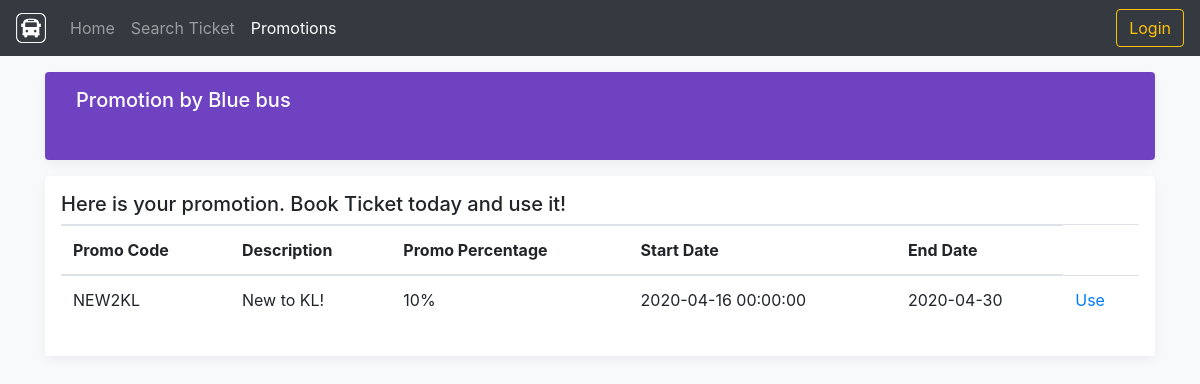
Page /promotion.php on the earlier database version.
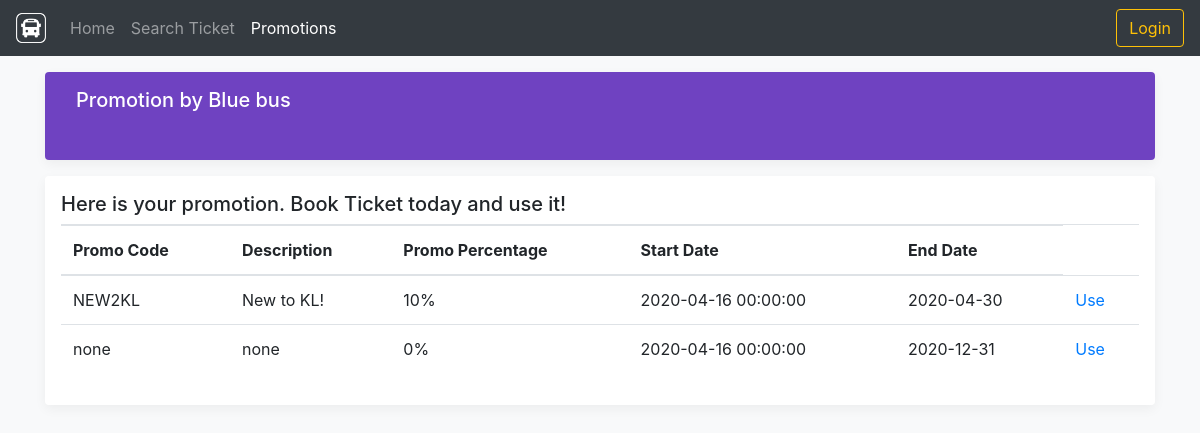
Same page on the later database version.
### tables this page shows
CREATE TABLE promo_code (
  PromoCode varchar(50) NOT NULL PRIMARY KEY,
  ScheduleNo varchar(50) NOT NULL,
  PromoCodeDescription varchar(50) NOT NULL,
  PromoPercentage int NOT NULL,
  PromoCodeEndTimestamp date NOT NULL,
  FOREIGN KEY (ScheduleNo) REFERENCES bus_schedule(ScheduleNo),
  PromoCodeStartTimestamp timestamp NOT NULL DEFAULT current_timestamp() ON UPDATE current_timestamp()
);

### promotion.php (the view, shortened to what this page needs)
<?php
    require("loginheader.php");
    $promo = mysqli_query($con,"SELECT * FROM promo_code");
?>
<!doctype html>
<html lang="en">
  <head>
    <link rel="stylesheet" href="https://maxcdn.bootstrapcdn.com/bootstrap/4.0.0/css/bootstrap.min.css">
    <link href="css/offcanvas.css" rel="stylesheet">
    <link href="https://unpkg.com/aos@2.3.1/dist/aos.css" rel="stylesheet">
  </head>
  <body class="bg-light">
  <header>
      <nav class="navbar navbar-expand-md navbar-dark bg-dark fixed-top">
        <a class="navbar-brand" href="index.php">
    <img src="images/logo_white.png" width="30" height="30" class="d-inline-block align-top" alt="">
  </a>
        <div class="collapse navbar-collapse" id="navbarCollapse">
          <ul class="navbar-nav mr-auto">
            <li class="nav-item">
              <a class="nav-link" href="index.php">Home <span class="sr-only">(current)</span></a>
            </li>
            <li class="nav-item">
              <a class="nav-link" href="searchbus.php">Search Ticket</a>
            </li>
            <li class="nav-item active">
              <a class="nav-link" href="promotion.php">Promotions</a>
            </li>
          </ul>
            <?php
            if(isset($_SESSION['id']))
            {
          echo '<form class="form-inline"><div class="collapse navbar-collapse" id="navbarNavDropdown">
          <ul class="navbar-nav">
            <li class="nav-item dropdown">
              <a class="nav-link dropdown-toggle" href="#" id="navbarDropdownMenuLink" role="button" data-toggle="dropdown" aria-haspopup="true" aria-expanded="false">';
                echo $myFirstName." ".$myLastName;
              echo '</a>
              <div class="dropdown-menu dropdown-menu-right" aria-labelledby="navbarDropdownMenuLink">
                <a class="dropdown-item" href="managebooking.php">Manage Booking</a>
                <a class="dropdown-item" href="setting.php">Setting</a>
                <a class="dropdown-item" href="logout.php">Logout</a>
              </div>
            </li>
          </ul>
        </div></form>';
            }
            else
            {
              echo '<form class="form-inline mt-2 mt-md-0" action="login.php">
              <button type="submit" class="btn btn-outline-warning my-2 my-sm-0">Login</button>
              </form>';
            }
            ?>
        </div>
      </nav>
    </header>
    <main role="main" class="container">
      <div data-aos="zoom-out">
       <div class="container p-3 my-3 bg-purple rounded box-shadow">
         <form action="search.inc.php" method="get">
           <div class="form-row  col-md-12">
            <div class="form-group col-md-4 text-left">
              <label for="desctiption"  style="color:white;"><h5>Promotion by Blue bus</h5></label>
            </div>
          </div>
        </form>
       </div>
      </div>
      <div data-aos="fade-left" data-aos-duration="2000">
        <div class="my-3 p-3 bg-white rounded box-shadow">
           <h5 class="border-bottom border-gray pb-2 mb-0">Here is your promotion. Book Ticket today and use it! </h5>
             <table class="table table-hover">
              <thead>
               <tr>
                 <th scope="col">Promo Code</th>
                 <th scope="col">Description</th>
                 <th scope="col">Promo Percentage</th>
                 <th scope="col">Start Date</th>
                 <th scope="col">End Date</th>
                </tr>
              </thead>
           <tbody>
            <?php
               while($row = mysqli_fetch_array($promo))
               {
               echo "<tr>";
               echo "<td>";
               echo $row['PromoCode'];
               echo "</td>";
               echo "<td>";
               echo $row['PromoCodeDescription'];
               echo "</td>";
               echo "<td>";
               echo $row['PromoPercentage']."%";
               echo "</td>";
               echo "<td>";
               echo $row['PromoCodeStartTimestamp'];
               echo "</td>";
               echo "<td>";
               echo $row['PromoCodeEndTimestamp'];
               echo "</td>";
               echo "<td><a href='searchbus.php?promocode=".$row['PromoCode'];
               echo "'>Use</a></td></tr>";
              }
            ?>
           </tbody>
        </table>
       </div>
     </div>
   </main>
  </body>
</html>

### css/offcanvas.css (style rules this page uses)
html, body { overflow-x: hidden; }
body { padding-top: 56px; }
.bg-purple { background-color: var(--purple); }
.border-bottom { border-bottom: 1px solid #e5e5e5; }
.box-shadow { box-shadow: 0 .25rem .75rem rgba(0, 0, 0, .05); }

Differences in the rows shown:
added promo_code: PromoCode "none", PromoCodeDescription "none", PromoPercentage "0", PromoCodeStartTimestamp "2020-04-16 00:00:00", PromoCodeEndTimestamp "2020-12-31"
